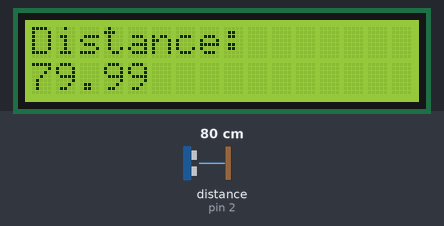
Recording of a sketch running on a simulated Arduino Uno, built with avr-gcc and run on an emulated ATmega328P. Shown: 16×2 character LCD. The test bench sets the inputs (shaded band); at power-on: distance to the obstacle (sensor on pin 2) 80 cm. The echo pulse lasts 58.3 µs per cm.

Above: at 1.2 s.
1.3 s: distance to the obstacle (sensor on pin 2) set to 2 cm
At 2.9 s:
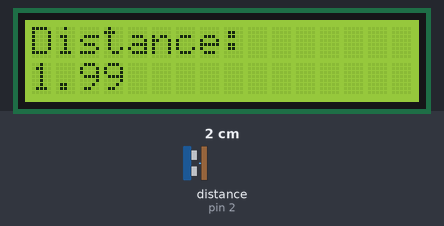
3.5 s: distance to the obstacle (sensor on pin 2) set to 4 cm
At 4.5 s:
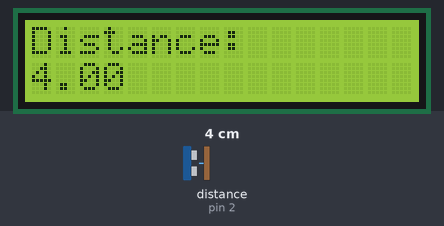
5.5 s: distance to the obstacle (sensor on pin 2) set to 9 cm
At 7.5 s:
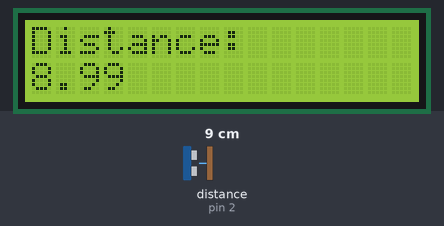
Timing chart, 0 to 9.0 s (numbered marks = the images above; inputs shaded):
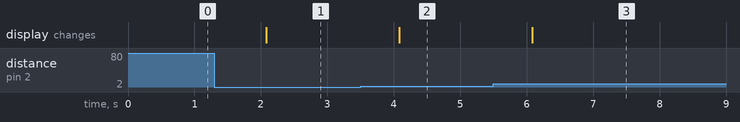

The sketch:

Ultra_Sensor.ino
```cpp
#include <LiquidCrystal.h>

const int triggerPin = 1, echoPin = 2;
float duration, distance;
LiquidCrystal lcd(8, 9, 4, 5, 6, 7);

void setup()
{
  lcd.begin(16, 2);
  lcd.print("Distance: ");
  pinMode(triggerPin, OUTPUT);
  pinMode(echoPin, INPUT);
  Serial.begin(9600);
}

void loop()
{
  lcd.setCursor(0, 1);
  digitalWrite(triggerPin, LOW);
  delayMicroseconds(2);
  digitalWrite(triggerPin, HIGH);
  delayMicroseconds(10);
  digitalWrite(triggerPin, LOW);
  duration = pulseIn(echoPin, HIGH);
  distance = (duration * .0343) / 2;
  lcd.println(distance);
  delay(1000);
}
```

Measured:
- after the input at 1.3 s, the display: changes after 0.78 s (image 1)
- after the input at 3.5 s, the display: changes after 0.58 s (image 2)
- after the input at 5.5 s, the display: changes after 0.59 s (image 3)
